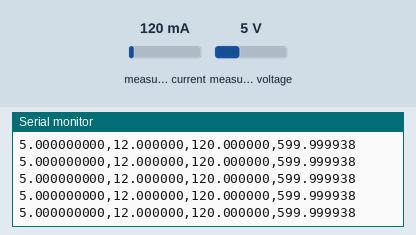
Simulated run of this sketch. Board: Arduino Uno, built with avr-gcc and run on an emulated ATmega328P. Shown: the last lines printed to the serial monitor. Wiring (inferred from the names in the program): INA219 current sensor at I2C address 0x40. The inputs (shaded band) are chosen by the test bench; at power-on: measured current 120 mA, measured voltage 5 V.

Above: at 1.2 s.
1.3 s: measured current set to 500 mA
At 2.0 s:
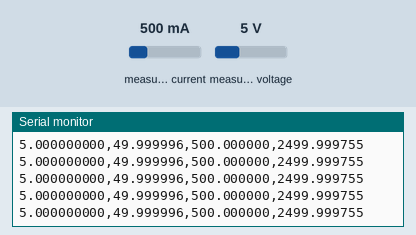
4.3 s: measured current set to 40 mA
At 5.4 s:
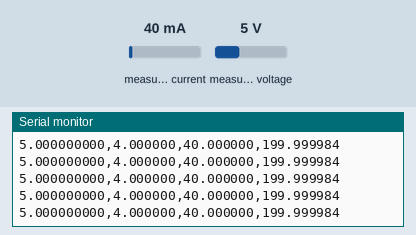
7.3 s: measured voltage set to 0.3 V
At 8.3 s:
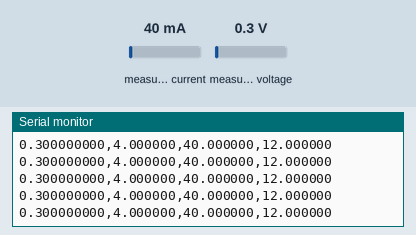
8.8 s: measured current set to 500 mA
At 9.7 s:
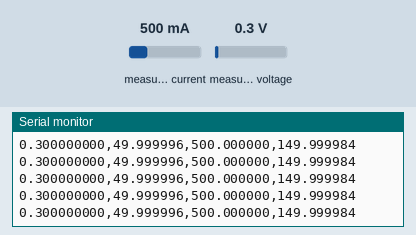
Timing chart, 0 to 11.8 s (numbered marks = the images above; inputs shaded):
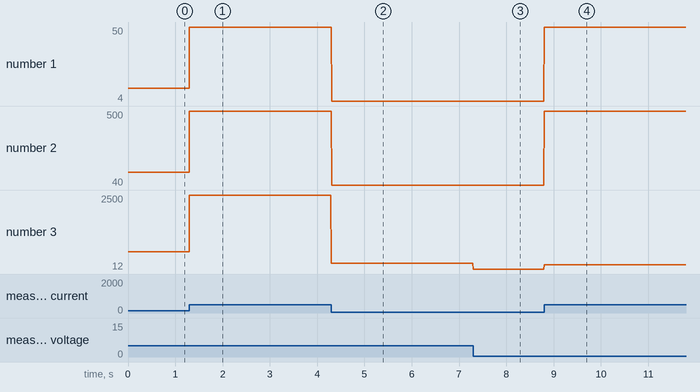

The sketch:

INA219_Diagnostics.ino
```cpp
#include <Wire.h>

// INA219 Configuration
const uint8_t INA219_ADDR_1 = 0x40;         // Default address (A0=GND, A1=GND)
const uint8_t INA219_ADDR_2 = 0x41;         // Alternative address (A0=VDD, A1=GND)
const uint16_t INA219_CONFIG = 0x05DF;      // Configuration register value
const uint16_t INA219_CALIBRATION = 0x2000; // Calibration register value

// LSB (Least Significant Bit) constants for measurements
const float CURRENT_LSB = 0.000050;        // 50µA per bit
const float POWER_LSB = 20 * CURRENT_LSB;  // ~2mW per bit
const float V_SHUNT_LSB = 0.000010;        // 10µV per bit
const float V_BUS_LSB = 0.004;             // 4mV per bit

// ────────────────────────── Function Declarations ──────────────────────────

uint16_t readReg16(uint8_t addr, uint8_t reg);
void writeReg16(uint8_t addr, uint8_t reg, uint16_t value);
bool isConversionReady(uint8_t addr);
float readBusVoltage(uint8_t addr);
float readShuntVoltage(uint8_t addr);
float readCurrent(uint8_t addr);
float readPower(uint8_t addr);
void dumpRegisters(uint8_t addr);

// ─────────────────────────── Setup ───────────────────────────

void setup() {
  Serial.begin(115200);
  Wire.begin();

  // Configure first INA219
  writeReg16(INA219_ADDR_1, 0x00, INA219_CONFIG);      // Config register
  writeReg16(INA219_ADDR_1, 0x05, INA219_CALIBRATION); // Calibration register

  // Configure second INA219 (uncomment if using second sensor)
  // writeReg16(INA219_ADDR_2, 0x00, INA219_CONFIG);      // Config register
  // writeReg16(INA219_ADDR_2, 0x05, INA219_CALIBRATION); // Calibration register

  Serial.println(F("INA219 initialized"));
}

// ─────────────────────────── Main Loop ───────────────────────────

void loop() {
  if (isConversionReady(INA219_ADDR_1)) {
    // Output: Bus Voltage, Shunt Voltage (mV), Current (mA), Power (mW)
    Serial.print(readBusVoltage(INA219_ADDR_1), 9);
    Serial.print(",");
    Serial.print(1000 * readShuntVoltage(INA219_ADDR_1), 6);
    Serial.print(",");
    Serial.print(1000 * readCurrent(INA219_ADDR_1), 6);
    Serial.print(",");
    Serial.print(1000 * readPower(INA219_ADDR_1), 6);
    Serial.println();
  }

  // Second INA219 readings (uncomment if using second sensor)
  // if (isConversionReady(INA219_ADDR_2)) {
  //   Serial.print("INA2: ");
  //   Serial.print(readBusVoltage(INA219_ADDR_2), 9);
  //   Serial.print(",");
  //   Serial.print(1000 * readShuntVoltage(INA219_ADDR_2), 6);
  //   Serial.print(",");
  //   Serial.print(1000 * readCurrent(INA219_ADDR_2), 6);
  //   Serial.print(",");
  //   Serial.print(1000 * readPower(INA219_ADDR_2), 6);
  //   Serial.println();
  // }
}

// ────────────────────────── Function Implementations ──────────────────────────

/* Read 16-bit register from INA219 */
uint16_t readReg16(uint8_t addr, uint8_t reg) {
  Wire.beginTransmission(addr);
  Wire.write(reg);
  Wire.endTransmission(false);              // Repeated start

  Wire.requestFrom(addr, (uint8_t)2);
  while (Wire.available() < 2);             // Wait for data

  uint16_t val = (uint16_t)Wire.read() << 8; // MSB
  val |= Wire.read();                        // LSB
  return val;
}

/* Write 16-bit value to INA219 register */
void writeReg16(uint8_t addr, uint8_t reg, uint16_t value) {
  Wire.beginTransmission(addr);
  Wire.write(reg);
  Wire.write((uint8_t)(value >> 8));        // MSB
  Wire.write((uint8_t)(value & 0xFF));      // LSB
  Wire.endTransmission();
}

/* Check if conversion is ready */
bool isConversionReady(uint8_t addr) {
  uint16_t rawBus = readReg16(addr, 0x02);  // Bus voltage register
  return rawBus & 0x0002;                   // Bit 1: Conversion Ready Flag
}

/* Read bus voltage in Volts */
float readBusVoltage(uint8_t addr) {
  uint16_t rawBus = readReg16(addr, 0x02);
  uint16_t busData = rawBus >> 3;           // Ignore 3 LSBs
  return busData * V_BUS_LSB;
}

/* Read shunt voltage in Volts */
float readShuntVoltage(uint8_t addr) {
  uint16_t rawShunt = readReg16(addr, 0x01);
  int16_t signedShunt = (int16_t)rawShunt;  // Handle two's complement
  return signedShunt * V_SHUNT_LSB;
}

/* Read current in Amps */
float readCurrent(uint8_t addr) {
  uint16_t rawCurrent = readReg16(addr, 0x04);
  int16_t signedCurrent = (int16_t)rawCurrent; // Handle two's complement
  return signedCurrent * CURRENT_LSB;
}

/* Read power in Watts */
float readPower(uint8_t addr) {
  uint16_t rawPower = readReg16(addr, 0x03);
  return rawPower * POWER_LSB;
}

/* Optional: Debug function to dump all registers */
void dumpRegisters(uint8_t addr) {
  uint16_t cfg  = readReg16(addr, 0x00);
  uint16_t shnt = readReg16(addr, 0x01);
  uint16_t bus  = readReg16(addr, 0x02);
  uint16_t pwr  = readReg16(addr, 0x03);
  uint16_t cur  = readReg16(addr, 0x04);
  uint16_t cal  = readReg16(addr, 0x05);

  Serial.print(F("INA219 Registers - CFG:0x"));
  Serial.print(cfg, HEX);
  Serial.print(F(" SHUNT:0x"));
  Serial.print(shnt, HEX);
  Serial.print(F(" BUS:0x"));
  Serial.print(bus, HEX);
  Serial.print(F(" PWR:0x"));
  Serial.print(pwr, HEX);
  Serial.print(F(" CUR:0x"));
  Serial.print(cur, HEX);
  Serial.print(F(" CAL:0x"));
  Serial.print(cal, HEX);
  Serial.println();
}
```

Measured:
- after the input at 1.3 s, the serial monitor: prints a new line at once (image 1)
- after the input at 4.3 s, the serial monitor: prints a new line at once (image 2)
- after the input at 7.3 s, the serial monitor: prints a new line at once (image 3)
- after the input at 8.8 s, the serial monitor: prints a new line at once (image 4)
- plotted number 1: 12 → 50 after the input at 1.3 s, 50 → 4 after the input at 4.3 s, 4 → 50 after the input at 8.8 s
- plotted number 2: 120 → 500 after the input at 1.3 s, 500 → 40 after the input at 4.3 s, 40 → 500 after the input at 8.8 s
- plotted number 3: 600 → 200 after the input at 1.3 s, 200 → 12 after the input at 4.3 s, 12 → 150 after the input at 8.8 s
